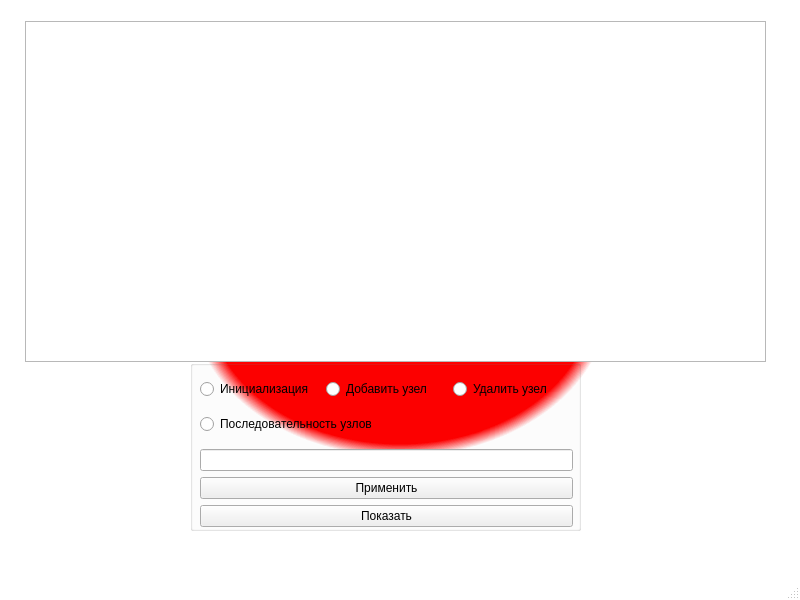
<?xml version="1.0" encoding="UTF-8"?>
<ui version="4.0">
 <class>MainWindow</class>
 <widget class="QMainWindow" name="MainWindow">
  <property name="geometry">
   <rect>
    <x>0</x>
    <y>0</y>
    <width>800</width>
    <height>600</height>
   </rect>
  </property>
  <property name="minimumSize">
   <size>
    <width>800</width>
    <height>600</height>
   </size>
  </property>
  <property name="maximumSize">
   <size>
    <width>800</width>
    <height>600</height>
   </size>
  </property>
  <property name="windowTitle">
   <string>MainWindow</string>
  </property>
  <property name="styleSheet">
   <string notr="true">#MainWindow{ background-color: qradialgradient(spread:pad, cx:0.5, cy:0.5, radius:0.5, fx:0.5, fy:0.5, stop:0 rgba(255, 0, 0, 255), stop:0.479904 rgba(255, 0, 0, 255), stop:0.522685 rgba(255, 255, 255, 255), stop:1 rgba(255, 255, 255, 255)) }



#Primary{
color: #fff;
background-color: #0055ff;
}
#Primary:hover{
 background-color: #0055ff;
}
#Primary:pressed{border: 4px solid #98c1fe}</string>
  </property>
  <widget class="QWidget" name="centralwidget">
   <widget class="QGroupBox" name="groupBox">
    <property name="geometry">
     <rect>
      <x>190</x>
      <y>360</y>
      <width>391</width>
      <height>171</height>
     </rect>
    </property>
    <property name="title">
     <string/>
    </property>
    <widget class="QWidget" name="layoutWidget">
     <property name="geometry">
      <rect>
       <x>10</x>
       <y>10</y>
       <width>373</width>
       <height>167</height>
      </rect>
     </property>
     <layout class="QVBoxLayout" name="verticalLayout_2">
      <item>
       <layout class="QHBoxLayout" name="horizontalLayout">
        <item>
         <widget class="QRadioButton" name="initNode">
          <property name="enabled">
           <bool>true</bool>
          </property>
          <property name="text">
           <string>Инициализация</string>
          </property>
         </widget>
        </item>
        <item>
         <widget class="QRadioButton" name="addNode">
          <property name="text">
           <string>Добавить узел</string>
          </property>
         </widget>
        </item>
        <item>
         <widget class="QRadioButton" name="delNode">
          <property name="text">
           <string>Удалить узел</string>
          </property>
         </widget>
        </item>
       </layout>
      </item>
      <item>
       <widget class="QRadioButton" name="arr">
        <property name="text">
         <string>Последовательность узлов</string>
        </property>
       </widget>
      </item>
      <item>
       <layout class="QVBoxLayout" name="verticalLayout">
        <item>
         <widget class="QLineEdit" name="userData"/>
        </item>
        <item>
         <widget class="QPushButton" name="pushButton">
          <property name="cursor">
           <cursorShape>PointingHandCursor</cursorShape>
          </property>
          <property name="acceptDrops">
           <bool>false</bool>
          </property>
          <property name="styleSheet">
           <string notr="true">#Primary{
color: #fff;
background-color: #0055ff;
}
#Primary hover{
 background-color: #0055ff;
}
#Primary:pressed{border: 4px solid #98c1fe}
</string>
          </property>
          <property name="text">
           <string>Применить</string>
          </property>
          <property name="shortcut">
           <string/>
          </property>
          <property name="flat">
           <bool>false</bool>
          </property>
         </widget>
        </item>
        <item>
         <widget class="QPushButton" name="showBtn">
          <property name="cursor">
           <cursorShape>PointingHandCursor</cursorShape>
          </property>
          <property name="text">
           <string>Показать</string>
          </property>
          <property name="autoDefault">
           <bool>false</bool>
          </property>
         </widget>
        </item>
       </layout>
      </item>
     </layout>
    </widget>
   </widget>
   <widget class="QGraphicsView" name="grView">
    <property name="geometry">
     <rect>
      <x>25</x>
      <y>21</y>
      <width>741</width>
      <height>341</height>
     </rect>
    </property>
    <property name="cursor" stdset="0">
     <cursorShape>CrossCursor</cursorShape>
    </property>
    <property name="backgroundBrush">
     <brush brushstyle="NoBrush">
      <color alpha="255">
       <red>86</red>
       <green>126</green>
       <blue>147</blue>
      </color>
     </brush>
    </property>
   </widget>
  </widget>
  <widget class="QMenuBar" name="menubar">
   <property name="geometry">
    <rect>
     <x>0</x>
     <y>0</y>
     <width>800</width>
     <height>24</height>
    </rect>
   </property>
  </widget>
  <widget class="QStatusBar" name="statusbar"/>
 </widget>
 <resources/>
 <connections/>
</ui>
